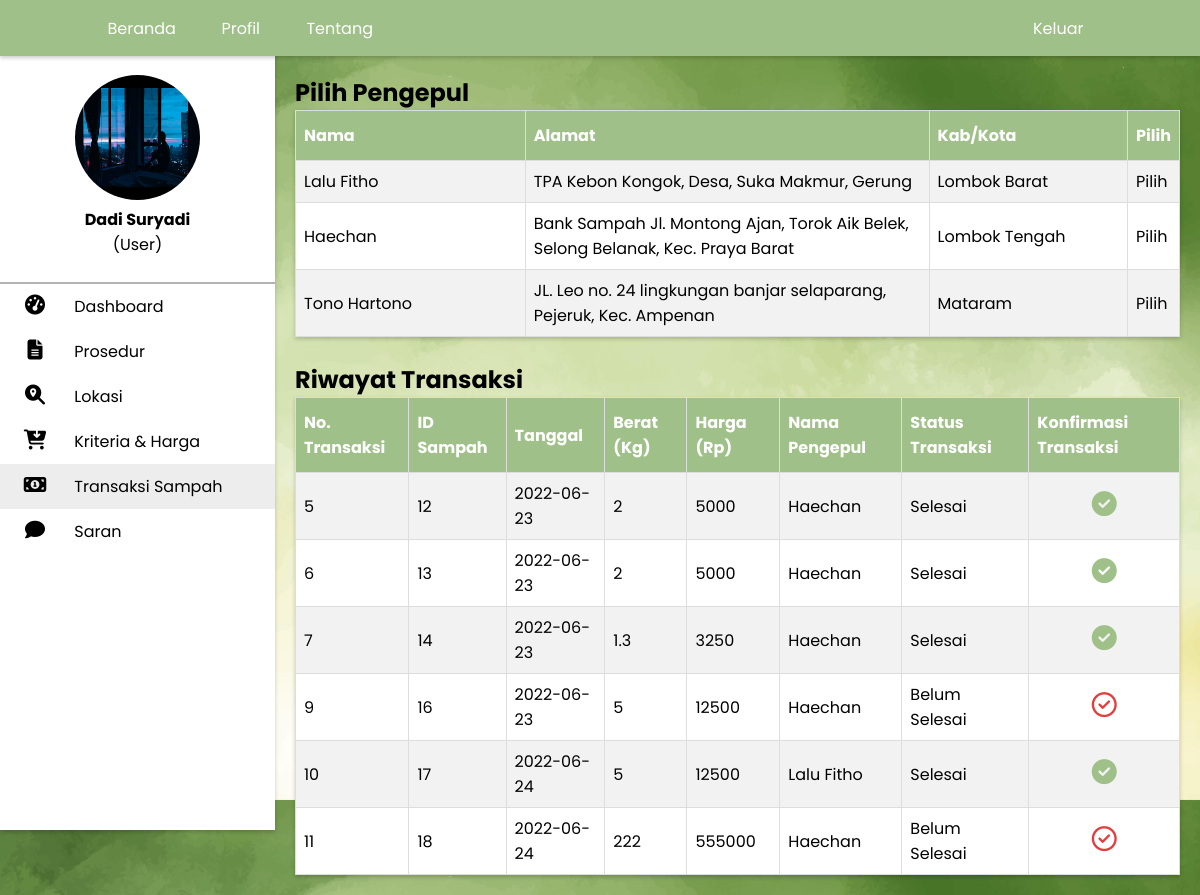
The app's page /pilih.php (signed in) with its own data.
### tables this page shows
CREATE TABLE `user` (
  `username` varchar(20) NOT NULL,
  `nama` varchar(30) NOT NULL,
  `email` varchar(20) NOT NULL,
  `password` varchar(15) NOT NULL,
  `alamat` varchar(100) NOT NULL,
  `no_hp` varchar(15) NOT NULL,
  `kab_kota` enum('Lombok Barat','Lombok Tengah','Lombok Timur','Mataram') NOT NULL,
  `foto` varchar(100) NOT NULL
);

CREATE TABLE `pengepul` (
  `username` varchar(20) NOT NULL,
  `nama` varchar(30) NOT NULL,
  `email` varchar(20) NOT NULL,
  `password` varchar(15) NOT NULL,
  `alamat` varchar(100) NOT NULL,
  `no_hp` varchar(15) NOT NULL,
  `kab_kota` enum('Lombok Barat','Lombok Tengah','Lombok Timur','Mataram') NOT NULL,
  `foto` varchar(100) NOT NULL
);

CREATE TABLE `sampah` (
  `id_sampah` int(11) NOT NULL,
  `harga` int(11) NOT NULL,
  `berat` float NOT NULL,
  `username_pengepul` varchar(20) NOT NULL
);

CREATE TABLE `menjual` (
  `no_transaksi_jual` int(11) NOT NULL,
  `tanggal_jual` date NOT NULL,
  `username_masyarakat` varchar(20) NOT NULL,
  `id_sampah` int(11) NOT NULL,
  `cek_user` tinyint(1) NOT NULL DEFAULT 0,
  `cek_pengepul` tinyint(1) NOT NULL DEFAULT 0
);

### functions.php (called while the page is built, shortened)
<?php
    $username = $_SESSION["username"];
    if($_SESSION['user']){
      $user = 'user';
    }else if($_SESSION['pengepul']){
        $user = 'pengepul';
    }
    ?>

### pilih.php (the view, shortened to what this page needs)
<?php
    include 'functions.php';
    $result = mysqli_query($conn, "SELECT*from $user where username='$username'");
    $result2 = mysqli_query($conn, "SELECT*from pengepul order by kab_kota");
?>
<!DOCTYPE html>
<html lang="en">
<head>
    <link rel="stylesheet" href="css/setilee.css">
</head>
<body style="background-image: url('img/jojo.jpg'); background-size: 100%;">
<nav>
       <ul>
       <br><br><br>
       <?php
       if (mysqli_num_rows($result) > 0) {
                while ($row = mysqli_fetch_assoc($result)) {
        ?>
        <div class="profil">
        <center><a href="profil.php">
            <?php
                if($row['foto'] != ""){
            ?>
        <img class="foto-profil" src="img/pp/<?php echo $row['foto']; ?>">
        <?php }else{?>
            <img class="foto-profil" src="img/pp/blank.png">
            <?php } ?>
        </a><br>
        <p><b><?php echo $row['nama']?></b></p>
    <p>(User)</p>
    </center><br></div>
       <?php
                }
            }
       ?>
       <li><a href="dashboard.php">
       <i class="fas fa-tachometer-alt"></i>
           <span class="nav-item">Dashboard</span>
       </a></li>
       <li><a href="prosedur.php">
       <i class="fas fa-file-alt"></i>
           <span class="nav-item">Prosedur</span>
       </a></li>
       <li><a href="lokasi.php">
       <i class="fas fa-search-location"></i>
           <span class="nav-item">Lokasi</span>
       </a></li>
       <li><a href="jenhar.php">
       <i class="fas fa-cart-arrow-down"></i>
           <span class="nav-item">Kriteria & Harga</span>
       </a></li>
       <li class="active"><a href="transaksi.php">
       <i class="fas fa-money-bill-alt"></i>
           <span class="nav-item">Transaksi Sampah</span>
       </a></li>
       <li><a href="saran.php">
       <i class="fas fa-comment"></i>
           <span class="nav-item">Saran</span>
       </a></li>
       </ul>
       </nav>
    <div class="main container" style="margin-top: 55px;">
        <h2>Pilih Pengepul</h2>
        <table style="width: 100%;" id="pul">
        <tr>
            <th style="width: 300px;">Nama</th> <th style="width: 550px;">Alamat</th> <th style="width: 250px;">Kab/Kota</th> <th>Pilih</th>
        </tr>
        <?php  if (mysqli_num_rows($result2) > 0) {
        while($row = mysqli_fetch_array($result2)) {
            echo "<tr>";
            echo "<td>".$row['nama']."</td>";
            echo "<td>".$row['alamat']."</td>";
            echo "<td>".$row['kab_kota']."</td>";
            echo "<td><a class='pilih' href='transaksi.php?userp=$row[username]'>Pilih</a></td></tr>";
        }}
        ?>
        </table>
        <br>
        <h2>Riwayat Transaksi</h2>
        <table style="width: 100%;" id="pul">
        <tr>
            <th style="">No. Transaksi</th> <th>ID Sampah</th> <th>Tanggal</th> <th>Berat (Kg)</th> <th>Harga (Rp)</th>
            <th>Nama Pengepul</th> <th>Status Transaksi</th> <th>Konfirmasi Transaksi</th>
        </tr>
        <?php
            $result3 = mysqli_query($conn, "SELECT menjual.no_transaksi_jual, sampah.id_sampah, menjual.tanggal_jual, sampah.berat, sampah.harga,
            pengepul.nama, menjual.cek_user, menjual.cek_pengepul from sampah join menjual on sampah.id_sampah=menjual.id_sampah join pengepul on
            sampah.username_pengepul=pengepul.username join user on user.username=menjual.username_masyarakat and user.username='$username'");
            if (mysqli_num_rows($result3) > 0) {
            while($row = mysqli_fetch_array($result3)) {
                echo "<tr>";
                echo "<td>".$row['no_transaksi_jual']."</td>";
                echo "<td>".$row['id_sampah']."</td>";
                echo "<td>".$row['tanggal_jual']."</td>";
                echo "<td>".$row['berat']."</td>";
                echo "<td>".$row['harga']."</td>";
                echo "<td>".$row['nama']."</td>";
                if($row['cek_user'] == '1' and $row['cek_pengepul'] == '1'){
                    echo "<td>Selesai</td>";
                } else{
                    echo "<td>Belum Selesai</td>";
                }
                if($row['cek_user'] == '1'){
                    echo "<td style='text-align: center;'><i style='color: #9FC088; font-size: 25px;' class='fas fa-check-circle'></i></td>";
                } else{
                    echo "<td style='text-align: center;'><form id='konfir' action='' name='konfir' method='POST'><button
                    style='color: rgb(225, 62, 62); font-size: 25px;' class='check far fa-check-circle' type='submit' name='cek' value='".$row['no_transaksi_jual']."'>
                </button></form></td>";
                }
                echo "</tr>";
            }
        }
        ?>
        </table>
    </div>
    <div class="topnav">
        <a style="margin-left: 8%;" href="index.php">Beranda</a>
        <a href="profil.php">Profil</a>
        <a href="tentang.php">Tentang</a>
        <?php if($_SESSION["login"]) : ?>
            <a class="split" href="logout.php" style="margin-right: 8%;">Keluar</a>
        <?php endif; ?>
    <br>
</div>
</body>
</html>

### css/setilee.css (style rules this page uses)
* { margin: 0; padding: 0; outline: none; border: none; text-decoration: none; box-sizing: border-box; font-family: "poppins"; }
body { background: rgb(226, 226, 226); }
nav { position: fixed; top: 30px; bottom: 0; height: 800px; left: 0; width: 275px; background: #ffffff; box-shadow: 0 2px 4px 0 rgba(0, 0, 0, .2); }
.profil { border-bottom: 2px solid rgba(40, 40, 40, 0.358); }
.foto-profil { margin-top: -30px; border-radius: 50%; height: 125px; width: 125px; }
nav .fas { position: relative; width: 70px; font-size: 20px; text-align: center; }
.nav-item { position: relative; margin-left: 10x; }
li { padding-bottom: 10px; padding-top: 10px; }
li.active { background-color: rgb(237, 237, 237); }
.container { margin-top: 35px; margin-left: 275px; }
.main { position: relative; padding: 20px; }
a { text-decoration: none; color: black; }
.topnav { background-color: #9FC088; overflow: hidden; position: fixed; top: 0; width: 100%; box-shadow: 0 2px 4px 0 rgba(0, 0, 0, .2); }
.topnav a { display: block; margin-left: 0.1cm; margin-right: 0.1cm; margin-top: 0.2cm; margin-bottom: 0.2cm; float: left; color: #ffffff; text-align: center; padding: 8px 8px; text-decoration: none; width: 2.42cm; }
.topnav a.split { float: right; }
#pul { box-shadow: 0 2px 4px 0 rgba(0, 0, 0, .2); font-family: Arial, Helvetica, sans-serif; border-collapse: collapse; }
#pul td, #pul th { border: 1px solid #ddd; padding: 8px; }
#pul tr:nth-child(even) { background-color: #f2f2f2; }
#pul tr:nth-child(odd) { background-color: white; }
#pul th { padding-top: 12px; padding-bottom: 12px; text-align: left; background-color: #9FC088; color: white; }
.check { color: rgb(225, 62, 62); cursor: pointer; background-color: rgba(221, 221, 221, 0); transition: 0.20s; }

### records on screen
user: foto (picture), nama "Dadi Suryadi"
pengepul: nama "Lalu Fitho", alamat "TPA Kebon Kongok, Desa, Suka Makmur, Gerung", kab_kota "Lombok Barat"
pengepul: nama "Haechan", alamat "Bank Sampah Jl. Montong Ajan, Torok Aik Belek, Selong Belanak, Kec. Praya Barat", kab_kota "Lombok Tengah"
pengepul: nama "Tono Hartono", alamat "JL. Leo no. 24 lingkungan banjar selaparang, Pejeruk, Kec. Ampenan", kab_kota "Mataram"
sampah: menjual.no_transaksi_jual "5", id_sampah "12", menjual.tanggal_jual "2022-06-23", berat "2", harga "5000", username_pengepul.nama "Haechan", shows "Selesai"
sampah: menjual.no_transaksi_jual "6", id_sampah "13", menjual.tanggal_jual "2022-06-23", berat "2", harga "5000", username_pengepul.nama "Haechan", shows "Selesai"
sampah: menjual.no_transaksi_jual "7", id_sampah "14", menjual.tanggal_jual "2022-06-23", berat "1.3", harga "3250", username_pengepul.nama "Haechan", shows "Selesai"
sampah: menjual.no_transaksi_jual "9", id_sampah "16", menjual.tanggal_jual "2022-06-23", berat "5", harga "12500", username_pengepul.nama "Haechan", shows "Belum Selesai"
sampah: menjual.no_transaksi_jual "10", id_sampah "17", menjual.tanggal_jual "2022-06-24", berat "5", harga "12500", username_pengepul.nama "Lalu Fitho", shows "Selesai"
sampah: menjual.no_transaksi_jual "11", id_sampah "18", menjual.tanggal_jual "2022-06-24", berat "222", harga "555000", username_pengepul.nama "Haechan", shows "Belum Selesai"
